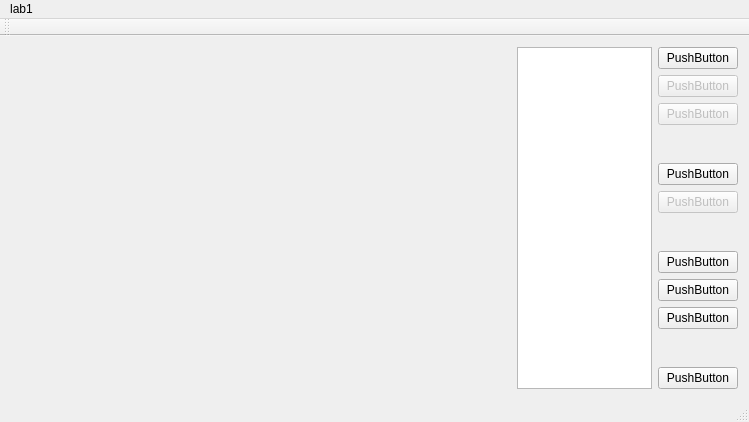
<?xml version="1.0" encoding="UTF-8"?>
<ui version="4.0">
 <class>MainWindow</class>
 <widget class="QMainWindow" name="MainWindow">
  <property name="geometry">
   <rect>
    <x>0</x>
    <y>0</y>
    <width>749</width>
    <height>422</height>
   </rect>
  </property>
  <property name="windowTitle">
   <string>MainWindow</string>
  </property>
  <widget class="QWidget" name="centralWidget">
   <layout class="QHBoxLayout" name="horizontalLayout">
    <item>
     <layout class="QVBoxLayout" name="verticalLayout_2">
      <item>
       <widget class="QPaintWidget" name="wgt" native="true">
        <property name="sizePolicy">
         <sizepolicy hsizetype="Minimum" vsizetype="Preferred">
          <horstretch>0</horstretch>
          <verstretch>0</verstretch>
         </sizepolicy>
        </property>
        <property name="minimumSize">
         <size>
          <width>500</width>
          <height>0</height>
         </size>
        </property>
        <property name="baseSize">
         <size>
          <width>500</width>
          <height>0</height>
         </size>
        </property>
       </widget>
      </item>
     </layout>
    </item>
    <item>
     <widget class="QTableWidget" name="tableView">
      <property name="dragEnabled">
       <bool>true</bool>
      </property>
      <property name="dragDropMode">
       <enum>QAbstractItemView::DragDrop</enum>
      </property>
      <property name="sortingEnabled">
       <bool>true</bool>
      </property>
     </widget>
    </item>
    <item>
     <layout class="QVBoxLayout" name="verticalLayout">
      <property name="sizeConstraint">
       <enum>QLayout::SetFixedSize</enum>
      </property>
      <property name="leftMargin">
       <number>0</number>
      </property>
      <item>
       <widget class="QPushButton" name="btnAddPoint">
        <property name="text">
         <string>PushButton</string>
        </property>
       </widget>
      </item>
      <item>
       <widget class="QPushButton" name="btnEditPoint">
        <property name="enabled">
         <bool>false</bool>
        </property>
        <property name="text">
         <string>PushButton</string>
        </property>
       </widget>
      </item>
      <item>
       <widget class="QPushButton" name="btnDelPoint">
        <property name="enabled">
         <bool>false</bool>
        </property>
        <property name="text">
         <string>PushButton</string>
        </property>
       </widget>
      </item>
      <item>
       <spacer name="verticalSpacer_3">
        <property name="orientation">
         <enum>Qt::Vertical</enum>
        </property>
        <property name="sizeHint" stdset="0">
         <size>
          <width>20</width>
          <height>40</height>
         </size>
        </property>
       </spacer>
      </item>
      <item>
       <widget class="QPushButton" name="btnAddCircle">
        <property name="text">
         <string>PushButton</string>
        </property>
       </widget>
      </item>
      <item>
       <widget class="QPushButton" name="btnDelCircle">
        <property name="enabled">
         <bool>false</bool>
        </property>
        <property name="text">
         <string>PushButton</string>
        </property>
       </widget>
      </item>
      <item>
       <spacer name="verticalSpacer_2">
        <property name="orientation">
         <enum>Qt::Vertical</enum>
        </property>
        <property name="sizeHint" stdset="0">
         <size>
          <width>20</width>
          <height>40</height>
         </size>
        </property>
       </spacer>
      </item>
      <item>
       <widget class="QPushButton" name="btnCalc">
        <property name="text">
         <string>PushButton</string>
        </property>
       </widget>
      </item>
      <item>
       <widget class="QPushButton" name="btnGenerate">
        <property name="text">
         <string>PushButton</string>
        </property>
       </widget>
      </item>
      <item>
       <widget class="QPushButton" name="btnClean">
        <property name="text">
         <string>PushButton</string>
        </property>
       </widget>
      </item>
      <item>
       <spacer name="verticalSpacer">
        <property name="orientation">
         <enum>Qt::Vertical</enum>
        </property>
        <property name="sizeHint" stdset="0">
         <size>
          <width>20</width>
          <height>40</height>
         </size>
        </property>
       </spacer>
      </item>
      <item>
       <widget class="QPushButton" name="btnQuit">
        <property name="text">
         <string>PushButton</string>
        </property>
       </widget>
      </item>
     </layout>
    </item>
   </layout>
  </widget>
  <widget class="QMenuBar" name="menuBar">
   <property name="geometry">
    <rect>
     <x>0</x>
     <y>0</y>
     <width>749</width>
     <height>22</height>
    </rect>
   </property>
   <widget class="QMenu" name="menuLab1">
    <property name="title">
     <string>lab1</string>
    </property>
   </widget>
   <addaction name="menuLab1"/>
  </widget>
  <widget class="QToolBar" name="mainToolBar">
   <attribute name="toolBarArea">
    <enum>TopToolBarArea</enum>
   </attribute>
   <attribute name="toolBarBreak">
    <bool>false</bool>
   </attribute>
  </widget>
  <widget class="QStatusBar" name="statusBar"/>
 </widget>
 <layoutdefault spacing="6" margin="11"/>
 <customwidgets>
  <customwidget>
   <class>QPaintWidget</class>
   <extends>QWidget</extends>
   <header>qpaintwidget.h</header>
   <container>1</container>
  </customwidget>
 </customwidgets>
 <resources/>
 <connections/>
</ui>
